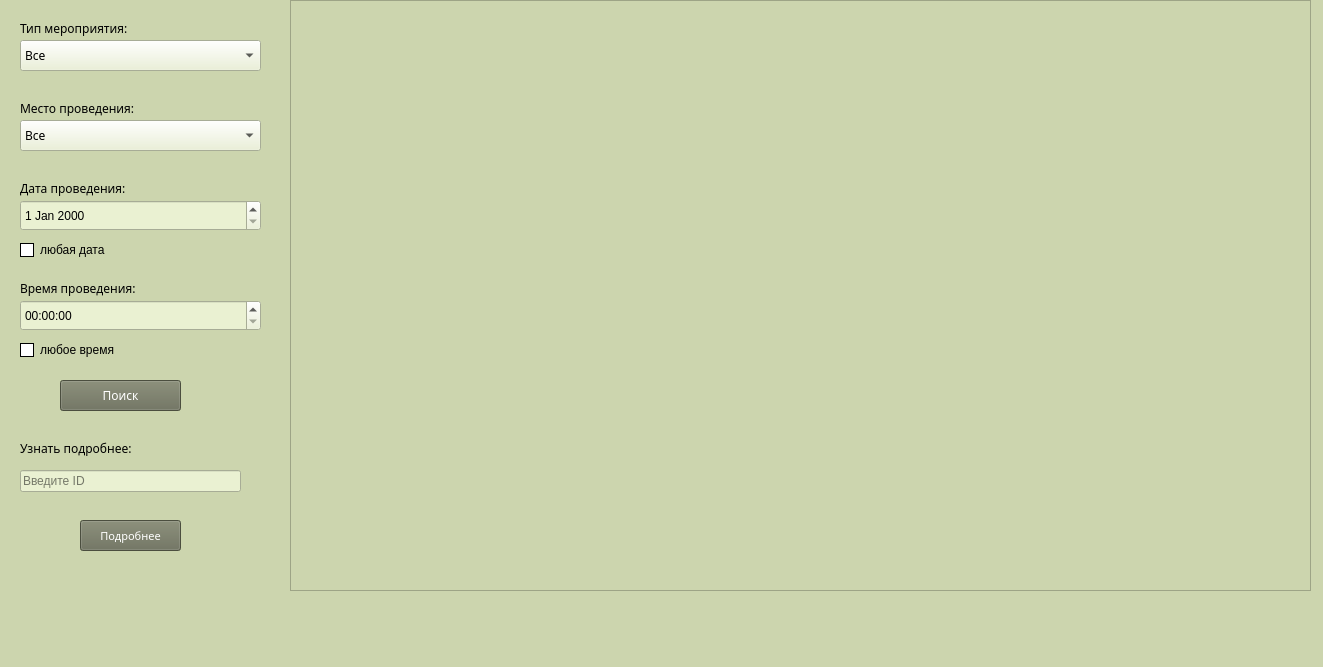
<?xml version="1.0" encoding="UTF-8"?>
<ui version="4.0">
 <class>MainWindow</class>
 <widget class="QMainWindow" name="MainWindow">
  <property name="geometry">
   <rect>
    <x>0</x>
    <y>0</y>
    <width>1323</width>
    <height>667</height>
   </rect>
  </property>
  <property name="windowTitle">
   <string>MainWindow</string>
  </property>
  <property name="styleSheet">
   <string notr="true">background-color: rgb(204, 213, 174);
selection-background-color: rgb(169, 176, 143);</string>
  </property>
  <widget class="QWidget" name="centralwidget">
   <widget class="QTableWidget" name="tableWidget">
    <property name="geometry">
     <rect>
      <x>290</x>
      <y>0</y>
      <width>1021</width>
      <height>591</height>
     </rect>
    </property>
    <property name="styleSheet">
     <string notr="true">QHeaderView
{
	background-color: rgb(169, 176, 143);
}

QHeaderView::section
{
	background-color: rgb(169, 176, 143);
	font: 8pt &quot;Century Gothic&quot;;
}

QTableWidget::item::selected 
{
 
	color: rgb(254, 253, 239);
	background-color: rgb(105, 109, 88);
	font: 8pt &quot;Century Gothic&quot;;
}
 </string>
    </property>
   </widget>
   <widget class="QComboBox" name="typeBox">
    <property name="geometry">
     <rect>
      <x>20</x>
      <y>40</y>
      <width>241</width>
      <height>31</height>
     </rect>
    </property>
    <property name="font">
     <font>
      <family>Century Gothic</family>
      <pointsize>9</pointsize>
     </font>
    </property>
    <property name="styleSheet">
     <string notr="true">background-color:rgb(234, 241, 210);</string>
    </property>
    <item>
     <property name="text">
      <string>Все</string>
     </property>
    </item>
   </widget>
   <widget class="QLabel" name="label">
    <property name="geometry">
     <rect>
      <x>20</x>
      <y>20</y>
      <width>151</width>
      <height>16</height>
     </rect>
    </property>
    <property name="font">
     <font>
      <family>Century Gothic</family>
      <pointsize>9</pointsize>
     </font>
    </property>
    <property name="text">
     <string>Тип мероприятия:</string>
    </property>
   </widget>
   <widget class="QComboBox" name="placeBox">
    <property name="geometry">
     <rect>
      <x>20</x>
      <y>120</y>
      <width>241</width>
      <height>31</height>
     </rect>
    </property>
    <property name="font">
     <font>
      <family>Century Gothic</family>
      <pointsize>9</pointsize>
     </font>
    </property>
    <property name="styleSheet">
     <string notr="true">background-color:rgb(234, 241, 210);</string>
    </property>
    <item>
     <property name="text">
      <string>Все</string>
     </property>
    </item>
   </widget>
   <widget class="QLabel" name="label_2">
    <property name="geometry">
     <rect>
      <x>20</x>
      <y>100</y>
      <width>161</width>
      <height>16</height>
     </rect>
    </property>
    <property name="font">
     <font>
      <family>Century Gothic</family>
      <pointsize>9</pointsize>
     </font>
    </property>
    <property name="text">
     <string>Место проведения:</string>
    </property>
   </widget>
   <widget class="QLabel" name="label_3">
    <property name="geometry">
     <rect>
      <x>20</x>
      <y>180</y>
      <width>141</width>
      <height>16</height>
     </rect>
    </property>
    <property name="font">
     <font>
      <family>Century Gothic</family>
      <pointsize>9</pointsize>
     </font>
    </property>
    <property name="text">
     <string>Дата проведения:</string>
    </property>
   </widget>
   <widget class="QPushButton" name="searchButton">
    <property name="geometry">
     <rect>
      <x>60</x>
      <y>380</y>
      <width>121</width>
      <height>31</height>
     </rect>
    </property>
    <property name="font">
     <font>
      <family>Century Gothic</family>
      <pointsize>9</pointsize>
     </font>
    </property>
    <property name="styleSheet">
     <string notr="true">background-color:rgb(105, 109, 88);
color: rgb(255, 255, 255);</string>
    </property>
    <property name="text">
     <string>Поиск</string>
    </property>
   </widget>
   <widget class="QLabel" name="label_4">
    <property name="geometry">
     <rect>
      <x>20</x>
      <y>280</y>
      <width>151</width>
      <height>16</height>
     </rect>
    </property>
    <property name="font">
     <font>
      <family>Century Gothic</family>
      <pointsize>9</pointsize>
     </font>
    </property>
    <property name="text">
     <string>Время проведения:</string>
    </property>
   </widget>
   <widget class="QDateEdit" name="dateEdit">
    <property name="geometry">
     <rect>
      <x>20</x>
      <y>200</y>
      <width>241</width>
      <height>31</height>
     </rect>
    </property>
    <property name="styleSheet">
     <string notr="true">background-color: rgb(234, 241, 210);
font: 9pt &quot;Century Gothic&quot;;</string>
    </property>
   </widget>
   <widget class="QTimeEdit" name="timeEdit">
    <property name="geometry">
     <rect>
      <x>20</x>
      <y>300</y>
      <width>241</width>
      <height>31</height>
     </rect>
    </property>
    <property name="styleSheet">
     <string notr="true">background-color: rgb(234, 241, 210);
font: 9pt &quot;Century Gothic&quot;;</string>
    </property>
   </widget>
   <widget class="QLabel" name="label_5">
    <property name="geometry">
     <rect>
      <x>20</x>
      <y>440</y>
      <width>191</width>
      <height>16</height>
     </rect>
    </property>
    <property name="font">
     <font>
      <family>Century Gothic</family>
      <pointsize>9</pointsize>
     </font>
    </property>
    <property name="text">
     <string>Узнать подробнее:</string>
    </property>
   </widget>
   <widget class="QPushButton" name="moreButton">
    <property name="geometry">
     <rect>
      <x>80</x>
      <y>520</y>
      <width>101</width>
      <height>31</height>
     </rect>
    </property>
    <property name="font">
     <font>
      <family>Century Gothic</family>
      <pointsize>8</pointsize>
     </font>
    </property>
    <property name="styleSheet">
     <string notr="true">background-color:rgb(105, 109, 88);
color: rgb(255, 255, 255);</string>
    </property>
    <property name="text">
     <string>Подробнее</string>
    </property>
   </widget>
   <widget class="QLineEdit" name="more">
    <property name="geometry">
     <rect>
      <x>20</x>
      <y>470</y>
      <width>221</width>
      <height>22</height>
     </rect>
    </property>
    <property name="styleSheet">
     <string notr="true">background-color: rgb(234, 241, 210);
font: 9pt &quot;Century Gothic&quot;;</string>
    </property>
    <property name="text">
     <string/>
    </property>
    <property name="placeholderText">
     <string>Введите ID</string>
    </property>
   </widget>
   <widget class="QCheckBox" name="anydate">
    <property name="geometry">
     <rect>
      <x>20</x>
      <y>240</y>
      <width>111</width>
      <height>20</height>
     </rect>
    </property>
    <property name="styleSheet">
     <string notr="true">QCheckBox::indicator {
	border: 1px solid;
    background: rgb(255, 255, 255);
}
QCheckBox::indicator:checked {
    background: rgb(125, 130, 105);
}
QCheckBox {
	font: 9pt &quot;Century Gothic&quot;;
}</string>
    </property>
    <property name="text">
     <string>любая дата</string>
    </property>
   </widget>
   <widget class="QCheckBox" name="anytime">
    <property name="geometry">
     <rect>
      <x>20</x>
      <y>340</y>
      <width>141</width>
      <height>20</height>
     </rect>
    </property>
    <property name="styleSheet">
     <string notr="true">QCheckBox::indicator {
	border: 1px solid;
    background: rgb(255, 255, 255);
}
QCheckBox::indicator:checked {
    background: rgb(125, 130, 105);
}
QCheckBox {
	font: 9pt &quot;Century Gothic&quot;;
}</string>
    </property>
    <property name="text">
     <string>любое время</string>
    </property>
   </widget>
   <widget class="QLabel" name="picture">
    <property name="geometry">
     <rect>
      <x>20</x>
      <y>520</y>
      <width>221</width>
      <height>81</height>
     </rect>
    </property>
    <property name="text">
     <string/>
    </property>
   </widget>
   <zorder>picture</zorder>
   <zorder>tableWidget</zorder>
   <zorder>typeBox</zorder>
   <zorder>label</zorder>
   <zorder>placeBox</zorder>
   <zorder>label_2</zorder>
   <zorder>label_3</zorder>
   <zorder>searchButton</zorder>
   <zorder>label_4</zorder>
   <zorder>dateEdit</zorder>
   <zorder>timeEdit</zorder>
   <zorder>label_5</zorder>
   <zorder>moreButton</zorder>
   <zorder>more</zorder>
   <zorder>anydate</zorder>
   <zorder>anytime</zorder>
  </widget>
  <widget class="QMenuBar" name="menubar">
   <property name="geometry">
    <rect>
     <x>0</x>
     <y>0</y>
     <width>1323</width>
     <height>26</height>
    </rect>
   </property>
  </widget>
  <widget class="QStatusBar" name="statusbar"/>
 </widget>
 <resources/>
 <connections/>
</ui>
